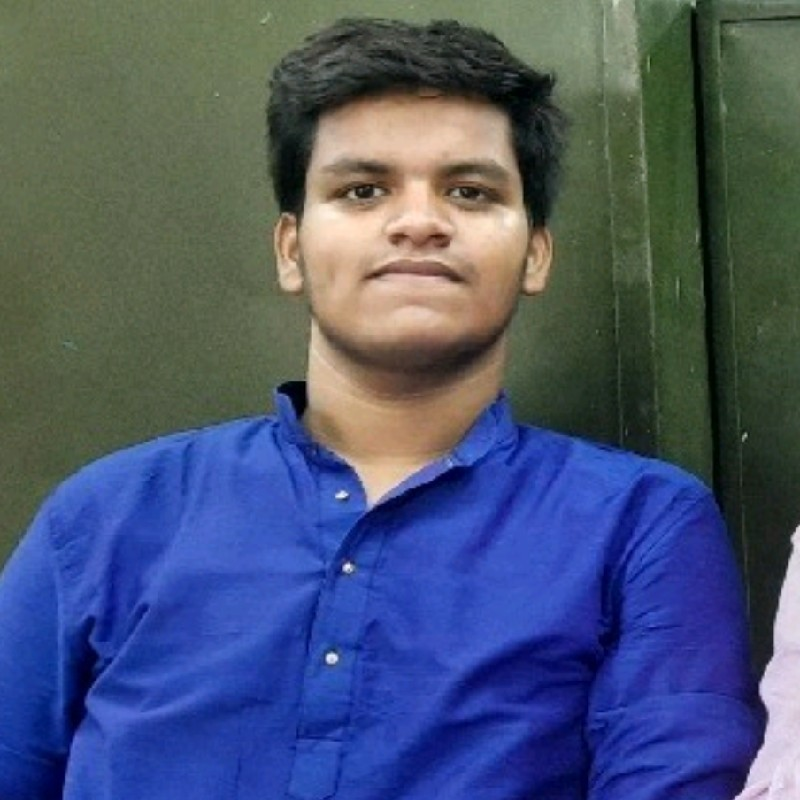
%> input picture Matlab Assignment 4/bikash.jpg, 800 x 800 px
$ octave ass_3.m   (GNU Octave 9; MATLAB toolbox functions it lacks are replaced by stand-ins)
%> lines starting %> are read from the running program, lines starting %| are printed output that depends on the picture; in (x1, y1, x2, y2) boxes, pixels count from 0 and x2, y2 are one past the last pixel; in counts of white or black regions, pixels touching at a corner belong together; the program's own positions count from 1
I = imread('bikash.JPG');
%> I is the input picture: size 800x800x3 uint8; mean R, G, B 74.6, 85.7, 112.9
grayscaleimage = rgb2gray(I);
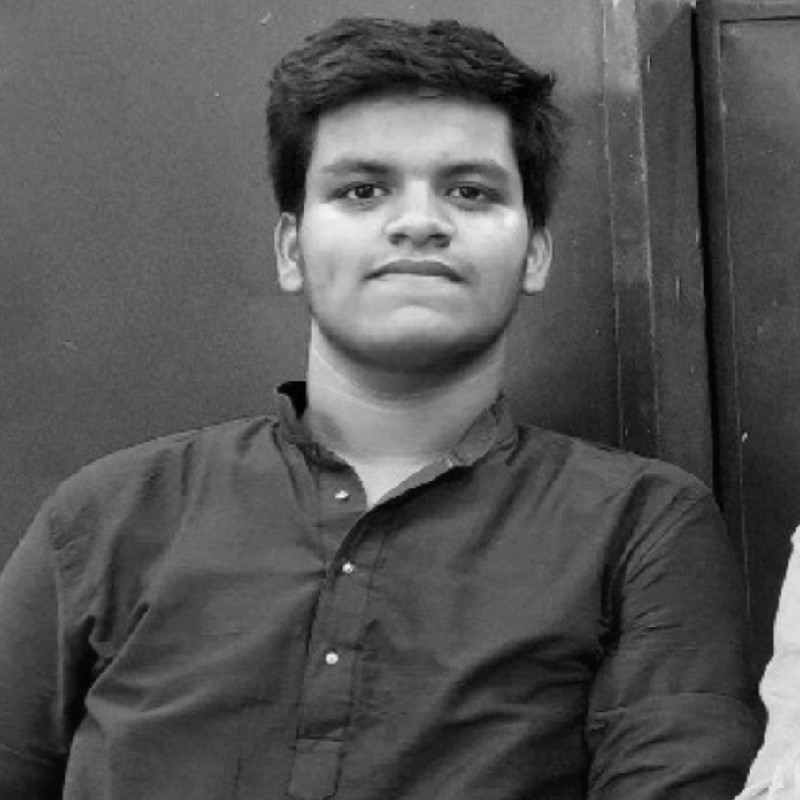
%> grayscaleimage: size 800x800 uint8; min 0, max 244, mean 85.5
subplot(1,2,1);
imshow(grayscaleimage);
title('BEFORE');

binaryimage = imbinarize(grayscaleimage);
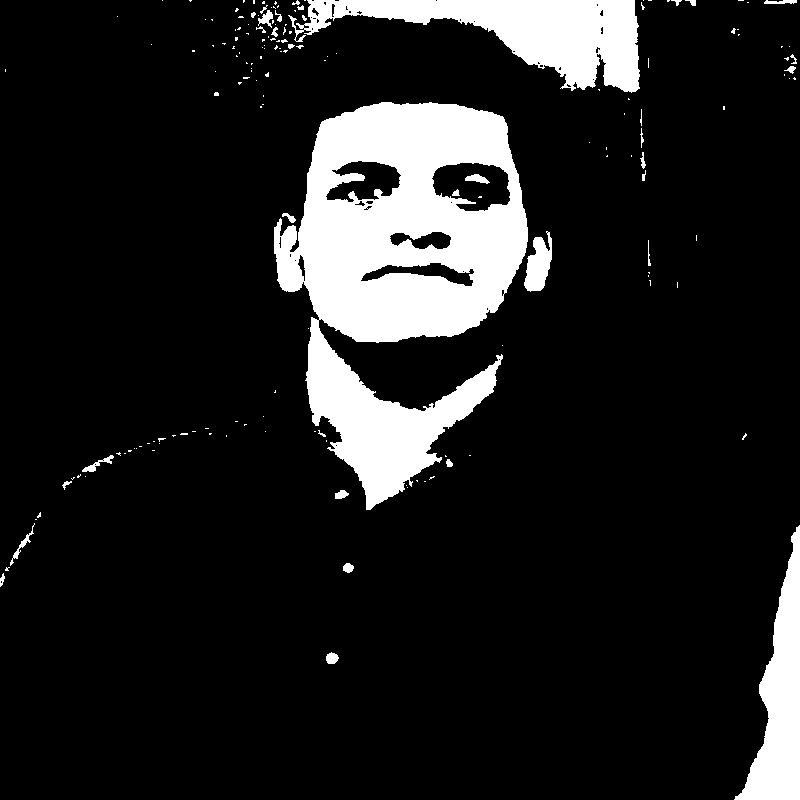
%> binaryimage: size 800x800 logical; 12.6% white; 171 white regions (136 under 20 px), largest, box (x1, y1, x2, y2) and area: (274, 102, 528, 510) 54528, (288, 0, 640, 93) 14371, (734, 525, 800, 800) 8205
subplot(1,2,2);
imshow(binaryimage);
title('AFTER');
